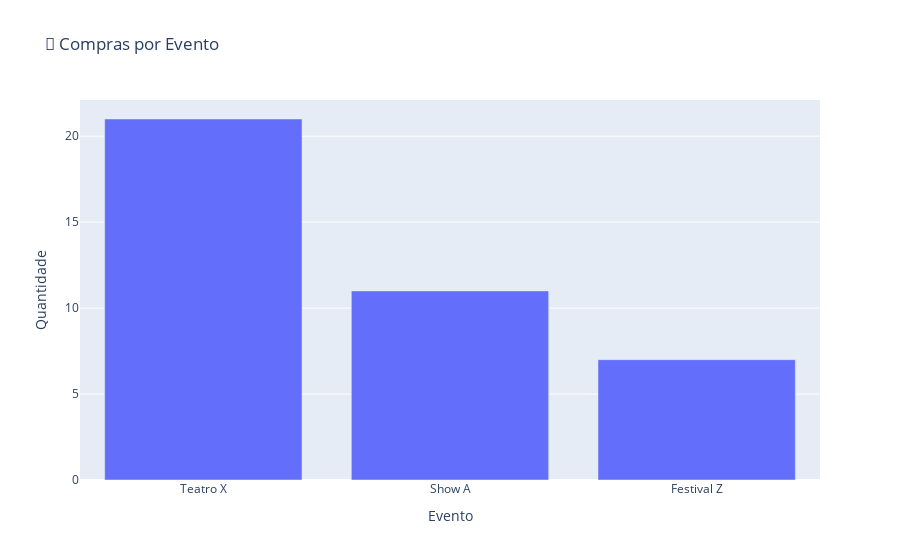
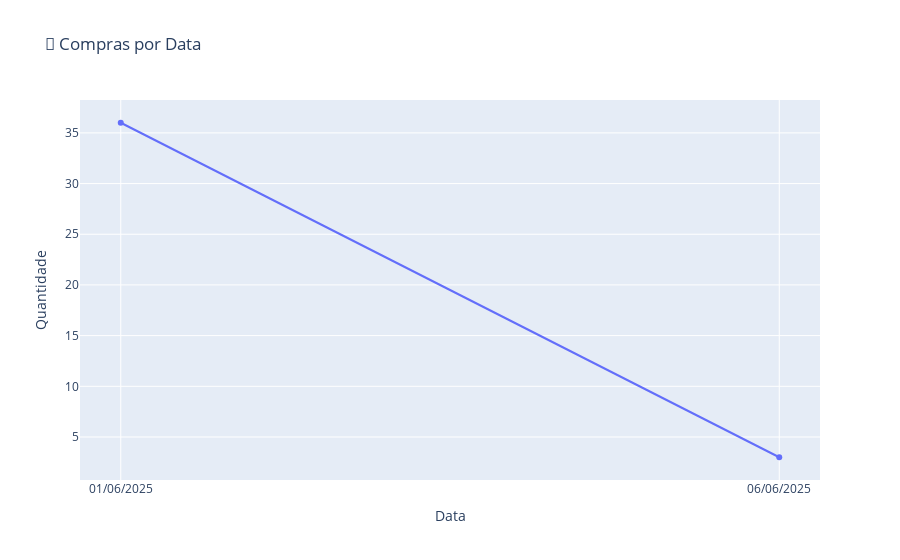
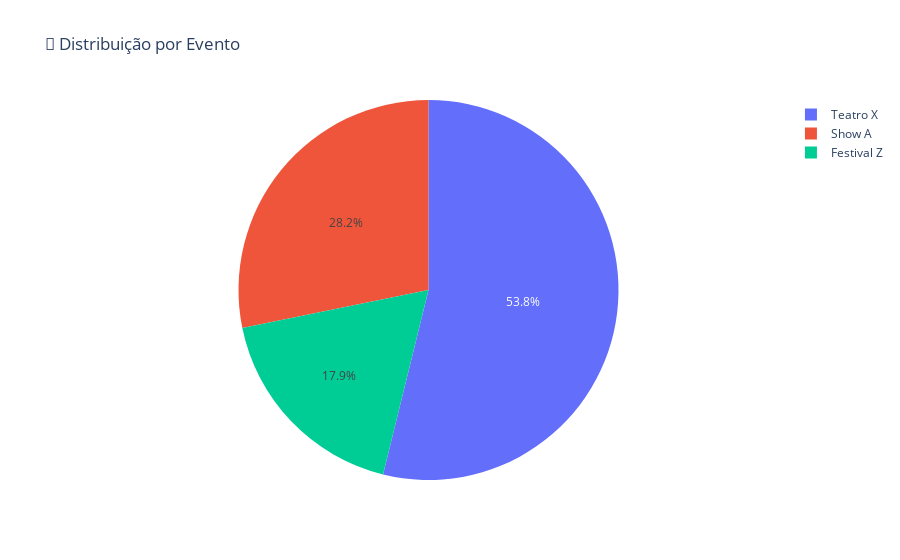
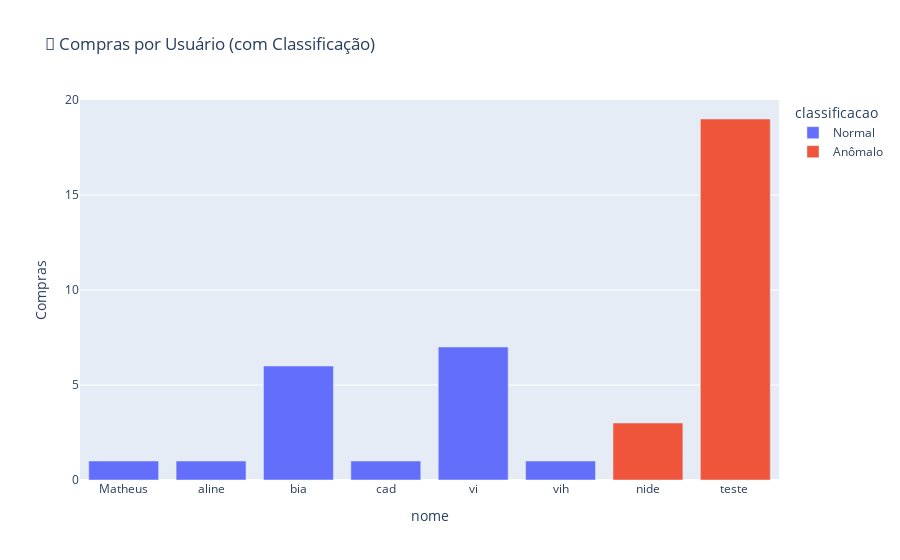

The code cell stored with these charts, in order, in its notebook:
### Code cell
import sqlite3
import pandas as pd
import plotly.express as px
from sklearn.ensemble import IsolationForest


# 📥 Carregar dados de compras de ingressos com classificação por IA
def carregar_dados_ingressos_com_ia():
    conn = sqlite3.connect("../database.db")  # ajuste o caminho se necessário
    query = """
        SELECT u.id AS usuario_id, u.nome, u.email, l.acao_usuario AS acao, l.data_hora
        FROM logs l
        JOIN usuarios u ON u.id = l.usuario_id
        WHERE l.acao_usuario LIKE 'Compra do ingresso ID%'
    """
    df = pd.read_sql_query(query, conn)
    conn.close()

    # ⚠️ banco vazio → devolve DataFrame vazio
    if df.empty:
        return df

    # Pré-processamento
    df['data_hora'] = pd.to_datetime(df['data_hora'])

    # 1️⃣ Extrair ingresso_id
    df['ingresso_id'] = (
        df['acao'].str.replace("Compra do ingresso ID ", "").astype(int)
    )

    # 2️⃣ Tabela de ingressos com nome do evento
    conn2 = sqlite3.connect("../database.db")
    df_ingressos = pd.read_sql_query(
        "SELECT id AS ingresso_id, nome_evento FROM ingressos", conn2
    )
    conn2.close()

    # 3️⃣ Merge → nome do evento
    df = df.merge(df_ingressos, on='ingresso_id', how='left')
    df['evento'] = df['nome_evento']
    df['data'] = df['data_hora'].dt.date

    # 🧠 Isolation Forest – executa só se houver dados
    df_features = (
        df.groupby(['usuario_id', 'nome', 'email'])
          .agg(
              total_compras=('evento', 'count'),
              dias_diferentes=('data', pd.Series.nunique)
          )
          .reset_index()
    )

    if not df_features.empty:
        modelo = IsolationForest(contamination=0.15, random_state=42)
        df_features['classificacao'] = modelo.fit_predict(
            df_features[['total_compras', 'dias_diferentes']]
        )
        df_features['classificacao'] = df_features['classificacao'].map(
            {1: 'Normal', -1: 'Anômalo'}
        )
        df = df.merge(
            df_features[['usuario_id', 'classificacao']], on='usuario_id', how='left'
        )
    else:
        df['classificacao'] = pd.Series(dtype=str)

    return df


# 📊 Exibir gráficos (só se houver dados)
def exibir_graficos(df: pd.DataFrame):
    if df.empty:
        print("⚠️ Não há dados para exibir gráficos.")
        return

    # 1️⃣ Compras por evento
    contagem_eventos = df['evento'].value_counts().reset_index()
    contagem_eventos.columns = ['Evento', 'Quantidade']
    px.bar(contagem_eventos, x='Evento', y='Quantidade',
           title='🎫 Compras por Evento').show()

    # 2️⃣ Evolução por data
    compras_por_data = (df['data'].value_counts()
                        .sort_index().reset_index())
    compras_por_data.columns = ['Data', 'Quantidade']
    compras_por_data['Data'] = compras_por_data['Data'].apply(
        lambda d: d.strftime('%d/%m/%Y'))
    px.line(compras_por_data, x='Data', y='Quantidade',
            markers=True, title='📆 Compras por Data').show()

    # 3️⃣ Pizza por evento
    px.pie(contagem_eventos, names='Evento', values='Quantidade',
           title='🥧 Distribuição por Evento').show()

    # 4️⃣ Compras por usuário + classificação
    compras_por_usuario = (df.groupby(['nome', 'classificacao'])['evento']
                           .count().reset_index(name='Compras'))
    px.bar(compras_por_usuario, x='nome', y='Compras',
           color='classificacao',
           title='👤 Compras por Usuário (com Classificação)').show()


# 🚀 Executar pipeline
def executar_pipeline():
    df = carregar_dados_ingressos_com_ia()

    # Nenhum dado → encerra amigavelmente
    if df.empty:
        print("⚠️ Nenhuma compra encontrada no banco de dados. Pipeline encerrada.")
        return

    # Salvar CSV e Excel
    df.to_csv("compras_ingressos_ia.csv", index=False, encoding="utf-8-sig")
    try:
        df.to_excel("compras_ingressos_ia.xlsx", index=False)
        print("📁 Arquivo Excel gerado com sucesso.")
    except Exception as e:
        print(f"⚠️ Erro ao gerar Excel: {e}")

    # Exibir gráficos
    exibir_graficos(df)

    # Resumo final
    print("\n✅ Pipeline finalizada com sucesso!")
    print(df[['usuario_id', 'nome', 'classificacao']].drop_duplicates())


# ▶️ Rodar como script principal
if __name__ == "__main__":
    executar_pipeline()

### Figure 1 — Plotly figure (JSON) as saved in the notebook; plotly's stock layout.template omitted (floating-point values rounded to 4 significant figures)
{"data": [{"hovertemplate": "Evento=%{x}<br>Quantidade=%{y}<extra></extra>", "legendgroup": "", "marker": {"color": "#636efa", "pattern": {"shape": ""}}, "name": "", "orientation": "v", "showlegend": false, "textposition": "auto", "type": "bar", "x": ["Teatro X", "Show A", "Festival Z"], "xaxis": "x", "y": [21, 11, 7], "yaxis": "y"}], "layout": {"barmode": "relative", "legend": {"tracegroupgap": 0}, "title": {"text": "🎫 Compras por Evento"}, "xaxis": {"anchor": "y", "domain": [0, 1], "title": {"text": "Evento"}}, "yaxis": {"anchor": "x", "domain": [0, 1], "title": {"text": "Quantidade"}}}}

### Figure 2 — Plotly figure (JSON) as saved in the notebook; plotly's stock layout.template omitted (floating-point values rounded to 4 significant figures)
{"data": [{"hovertemplate": "Data=%{x}<br>Quantidade=%{y}<extra></extra>", "legendgroup": "", "line": {"color": "#636efa", "dash": "solid"}, "marker": {"symbol": "circle"}, "mode": "lines+markers", "name": "", "orientation": "v", "showlegend": false, "type": "scatter", "x": ["01/06/2025", "06/06/2025"], "xaxis": "x", "y": [36, 3], "yaxis": "y"}], "layout": {"legend": {"tracegroupgap": 0}, "title": {"text": "📆 Compras por Data"}, "xaxis": {"anchor": "y", "domain": [0, 1], "title": {"text": "Data"}}, "yaxis": {"anchor": "x", "domain": [0, 1], "title": {"text": "Quantidade"}}}}

### Figure 3 — Plotly figure (JSON) as saved in the notebook; plotly's stock layout.template omitted (floating-point values rounded to 4 significant figures)
{"data": [{"domain": {"x": [0, 1], "y": [0, 1]}, "hovertemplate": "Evento=%{label}<br>Quantidade=%{value}<extra></extra>", "labels": ["Teatro X", "Show A", "Festival Z"], "legendgroup": "", "name": "", "showlegend": true, "type": "pie", "values": [21, 11, 7]}], "layout": {"legend": {"tracegroupgap": 0}, "title": {"text": "🥧 Distribuição por Evento"}}}

### Figure 4 — Plotly figure (JSON) as saved in the notebook; plotly's stock layout.template omitted (floating-point values rounded to 4 significant figures)
{"data": [{"hovertemplate": "classificacao=Normal<br>nome=%{x}<br>Compras=%{y}<extra></extra>", "legendgroup": "Normal", "marker": {"color": "#636efa", "pattern": {"shape": ""}}, "name": "Normal", "orientation": "v", "showlegend": true, "textposition": "auto", "type": "bar", "x": ["Matheus", "aline", "bia", "cad", "vi", "vih"], "xaxis": "x", "y": [1, 1, 6, 1, 7, 1], "yaxis": "y"}, {"hovertemplate": "classificacao=Anômalo<br>nome=%{x}<br>Compras=%{y}<extra></extra>", "legendgroup": "Anômalo", "marker": {"color": "#EF553B", "pattern": {"shape": ""}}, "name": "Anômalo", "orientation": "v", "showlegend": true, "textposition": "auto", "type": "bar", "x": ["nide", "teste "], "xaxis": "x", "y": [3, 19], "yaxis": "y"}], "layout": {"barmode": "relative", "legend": {"title": {"text": "classificacao"}, "tracegroupgap": 0}, "title": {"text": "👤 Compras por Usuário (com Classificação)"}, "xaxis": {"anchor": "y", "domain": [0, 1], "title": {"text": "nome"}}, "yaxis": {"anchor": "x", "domain": [0, 1], "title": {"text": "Compras"}}}}
